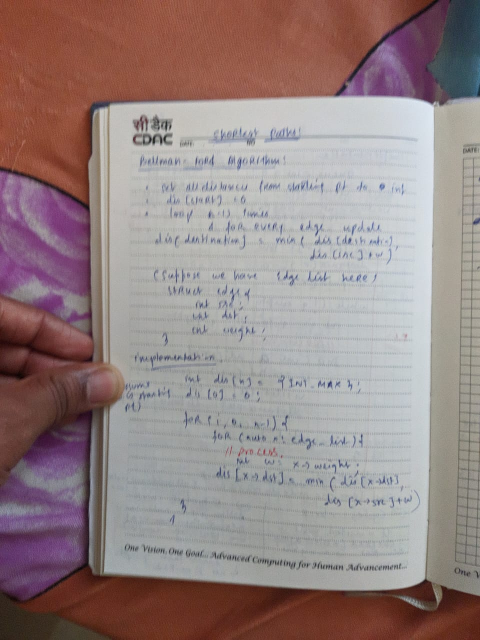
#> input picture scanner_app/test1.jpeg, 960 x 1280 px (shown at 1/2 size)
$ python scan.py
#> lines starting #> are read from the running program, lines starting #| are printed output that depends on the picture
### scanner_app/pyimagesearch/imutils.py
# Import the necessary packages
import numpy as np
import cv2

# [23 lines left out: functions translate, rotate, not called in this run]

def resize(image, width = None, height = None, inter = cv2.INTER_AREA):
	# initialize the dimensions of the image to be resized and
	# grab the image size
	dim = None
	(h, w) = image.shape[:2]

	# if both the width and height are None, then return the
	# original image
	if width is None and height is None:
		return image

	# check to see if the width is None
	if width is None:
		# calculate the ratio of the height and construct the
		# dimensions
		r = height / float(h)
		dim = (int(w * r), height)

	# otherwise, the height is None
	else:
		# calculate the ratio of the width and construct the
		# dimensions
		r = width / float(w)
		dim = (width, int(h * r))

	# resize the image
	resized = cv2.resize(image, dim, interpolation = inter)

	# return the resized image
	return resized

### scanner_app/scan.py
# USAGE:
# python scan.py (--images <IMG_DIR> | --image <IMG_PATH>) [-i]
# For example, to scan a single image with interactive mode:
# python scan.py --image sample_images/desk.JPG -i
# To scan all images in a directory automatically:
# python scan.py --images sample_images

# Scanned images will be output to directory named 'output'

from pyimagesearch import transform
from pyimagesearch import imutils
from scipy.spatial import distance as dist
from matplotlib.patches import Polygon
import numpy as np
import matplotlib.pyplot as plt
import itertools
import math
import cv2
from pylsd.lsd import lsd

import argparse
import os

MIN_QUAD_AREA_RATIO = 0.25
MAX_QUAD_ANGLE_RANGE = 40
# [45 lines left out: functions filter_corners, angle_between_vectors_degrees, get_angle, angle_range, not called in this run]

def get_corners( img):
    """
    Returns a list of corners ((x, y) tuples) found in the input image. With proper
    pre-processing and filtering, it should output at most 10 potential corners.
    This is a utility function used by get_contours. The input image is expected
    to be rescaled and Canny filtered prior to be passed in.
    """
    lines = lsd(img)

    # massages the output from LSD
    # LSD operates on edges. One "line" has 2 edges, and so we need to combine the edges back into lines
    # 1. separate out the lines into horizontal and vertical lines.
    # 2. Draw the horizontal lines back onto a canvas, but slightly thicker and longer.
    # 3. Run connected-components on the new canvas
    # 4. Get the bounding box for each component, and the bounding box is final line.
    # 5. The ends of each line is a corner
    # 6. Repeat for vertical lines
    # 7. Draw all the final lines onto another canvas. Where the lines overlap are also corners

    corners = []
    if lines is not None:
        # separate out the horizontal and vertical lines, and draw them back onto separate canvases
        lines = lines.squeeze().astype(np.int32).tolist()
        horizontal_lines_canvas = np.zeros(img.shape, dtype=np.uint8)
        vertical_lines_canvas = np.zeros(img.shape, dtype=np.uint8)
        for line in lines:
            x1, y1, x2, y2, _ = line
            if abs(x2 - x1) > abs(y2 - y1):
                (x1, y1), (x2, y2) = sorted(((x1, y1), (x2, y2)), key=lambda pt: pt[0])
                cv2.line(horizontal_lines_canvas, (max(x1 - 5, 0), y1), (min(x2 + 5, img.shape[1] - 1), y2), 255, 2)
            else:
                (x1, y1), (x2, y2) = sorted(((x1, y1), (x2, y2)), key=lambda pt: pt[1])
                cv2.line(vertical_lines_canvas, (x1, max(y1 - 5, 0)), (x2, min(y2 + 5, img.shape[0] - 1)), 255, 2)

        lines = []

        # find the horizontal lines (connected-components -> bounding boxes -> final lines)
        (contours, hierarchy) = cv2.findContours(horizontal_lines_canvas, cv2.RETR_EXTERNAL, cv2.CHAIN_APPROX_NONE)
        contours = sorted(contours, key=lambda c: cv2.arcLength(c, True), reverse=True)[:2]
        horizontal_lines_canvas = np.zeros(img.shape, dtype=np.uint8)
        for contour in contours:
            contour = contour.reshape((contour.shape[0], contour.shape[2]))
            min_x = np.amin(contour[:, 0], axis=0) + 2
            max_x = np.amax(contour[:, 0], axis=0) - 2
            left_y = int(np.average(contour[contour[:, 0] == min_x][:, 1]))
            right_y = int(np.average(contour[contour[:, 0] == max_x][:, 1]))
            lines.append((min_x, left_y, max_x, right_y))
            cv2.line(horizontal_lines_canvas, (min_x, left_y), (max_x, right_y), 1, 1)
            corners.append((min_x, left_y))
            corners.append((max_x, right_y))

        # find the vertical lines (connected-components -> bounding boxes -> final lines)
        (contours, hierarchy) = cv2.findContours(vertical_lines_canvas, cv2.RETR_EXTERNAL, cv2.CHAIN_APPROX_NONE)
        contours = sorted(contours, key=lambda c: cv2.arcLength(c, True), reverse=True)[:2]
        vertical_lines_canvas = np.zeros(img.shape, dtype=np.uint8)
        for contour in contours:
            contour = contour.reshape((contour.shape[0], contour.shape[2]))
            min_y = np.amin(contour[:, 1], axis=0) + 2
            max_y = np.amax(contour[:, 1], axis=0) - 2
            top_x = int(np.average(contour[contour[:, 1] == min_y][:, 0]))
            bottom_x = int(np.average(contour[contour[:, 1] == max_y][:, 0]))
            lines.append((top_x, min_y, bottom_x, max_y))
            cv2.line(vertical_lines_canvas, (top_x, min_y), (bottom_x, max_y), 1, 1)
            corners.append((top_x, min_y))
            corners.append((bottom_x, max_y))

        # find the corners
        corners_y, corners_x = np.where(horizontal_lines_canvas + vertical_lines_canvas == 2)
        corners += zip(corners_x, corners_y)

    # remove corners in close proximity
    corners = filter_corners(corners)
    return corners

# [5 lines left out: function is_valid_contour, not called in this run]


def get_contour( rescaled_image):
    """
    Returns a numpy array of shape (4, 2) containing the vertices of the four corners
    of the document in the image. It considers the corners returned from get_corners()
    and uses heuristics to choose the four corners that most likely represent
    the corners of the document. If no corners were found, or the four corners represent
    a quadrilateral that is too small or convex, it returns the original four corners.
    """

    # these constants are carefully chosen
    MORPH = 9
    CANNY = 84
    HOUGH = 25

    IM_HEIGHT, IM_WIDTH, _ = rescaled_image.shape

    # convert the image to grayscale and blur it slightly
    gray = cv2.cvtColor(rescaled_image, cv2.COLOR_BGR2GRAY)
    gray = cv2.GaussianBlur(gray, (7,7), 0)

    # dilate helps to remove potential holes between edge segments
    kernel = cv2.getStructuringElement(cv2.MORPH_RECT,(MORPH,MORPH))
    dilated = cv2.morphologyEx(gray, cv2.MORPH_CLOSE, kernel)

    # find edges and mark them in the output map using the Canny algorithm
    edged = cv2.Canny(dilated, 0, CANNY)
    test_corners = get_corners(edged)

    approx_contours = []

    if len(test_corners) >= 4:
        quads = []

        for quad in itertools.combinations(test_corners, 4):
            points = np.array(quad)
            points = transform.order_points(points)
            points = np.array([[p] for p in points], dtype = "int32")
            quads.append(points)

        # get top five quadrilaterals by area
        quads = sorted(quads, key=cv2.contourArea, reverse=True)[:5]
        # sort candidate quadrilaterals by their angle range, which helps remove outliers
        quads = sorted(quads, key=angle_range)

        approx = quads[0]
        if is_valid_contour(approx, IM_WIDTH, IM_HEIGHT):
            approx_contours.append(approx)

        # for debugging: uncomment the code below to draw the corners and countour found
        # by get_corners() and overlay it on the image

        # cv2.drawContours(rescaled_image, [approx], -1, (20, 20, 255), 2)
        # plt.scatter(*zip(*test_corners))
        # plt.imshow(rescaled_image)
        # plt.show()

    # also attempt to find contours directly from the edged image, which occasionally
    # produces better results
    (cnts, hierarchy) = cv2.findContours(edged.copy(), cv2.RETR_EXTERNAL, cv2.CHAIN_APPROX_SIMPLE)
    cnts = sorted(cnts, key=cv2.contourArea, reverse=True)[:5]

    # loop over the contours
    for c in cnts:
        # approximate the contour
        approx = cv2.approxPolyDP(c, 80, True)
        if is_valid_contour(approx, IM_WIDTH, IM_HEIGHT):
            approx_contours.append(approx)
            break

    # If we did not find any valid contours, just use the whole image
    if not approx_contours:
        TOP_RIGHT = (IM_WIDTH, 0)
        BOTTOM_RIGHT = (IM_WIDTH, IM_HEIGHT)
        BOTTOM_LEFT = (0, IM_HEIGHT)
        TOP_LEFT = (0, 0)
        screenCnt = np.array([[TOP_RIGHT], [BOTTOM_RIGHT], [BOTTOM_LEFT], [TOP_LEFT]])

    else:
        screenCnt = max(approx_contours, key=cv2.contourArea)

    return screenCnt.reshape(4, 2)

def scan( image_path):

    RESCALED_HEIGHT = 500.0
    # load the image and compute the ratio of the old height
    # to the new height, clone it, and resize it
    image = cv2.imread(image_path)

    if image is None:
        return None

    ratio = image.shape[0] / RESCALED_HEIGHT
    orig = image.copy()
    rescaled_image = imutils.resize(image, height = int(RESCALED_HEIGHT))

    # get the contour of the document
    screenCnt = get_contour(rescaled_image)

    # apply the perspective transformation
    warped = transform.four_point_transform(orig, screenCnt * ratio)

    # convert the warped image to grayscale
    gray = cv2.cvtColor(warped, cv2.COLOR_BGR2GRAY)

    # sharpen image
    sharpen = cv2.GaussianBlur(gray, (0,0), 3)
    sharpen = cv2.addWeighted(gray, 1.5, sharpen, -0.5, 0)

    # apply adaptive threshold to get black and white effect
    thresh = cv2.adaptiveThreshold(sharpen, 255, cv2.ADAPTIVE_THRESH_GAUSSIAN_C, cv2.THRESH_BINARY, 21, 15)

    # save the transformed image
    basename = os.path.basename(image_path)
    # [5 lines of commented-out code are left out]
    cv2.imwrite('out' + '/' + basename, warped)
    print("Proccessed " + basename)


    # enable return statement if u need to get the image in return
    # return thresh


if __name__ == "__main__":
    for i in range(1,9 ):
        scan("test"+str(i)+".jpeg")
#> in scan, image is the input picture: shape (1280, 960, 3); mean B, G, R 131.1, 131.8, 149
#> in resize, `resized = cv2.resize(image, dim, interpolation = inter)`:
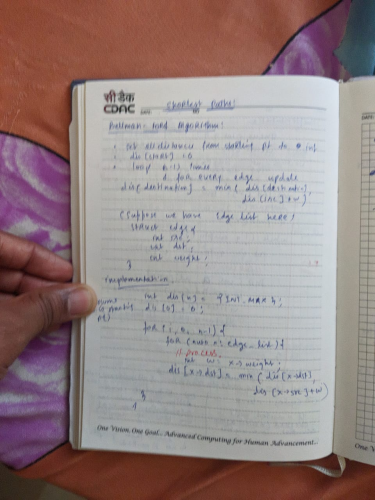
#> resized: shape (500, 375, 3); mean B, G, R 131.1, 131.8, 149
#> in get_contour, `gray = cv2.cvtColor(rescaled_image, cv2.COLOR_BGR2GRAY)`:
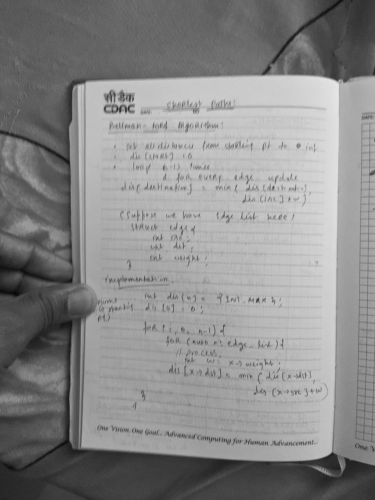
#> gray: shape (500, 375); min 9, max 230, mean 136.9
#> in get_contour, `dilated = cv2.morphologyEx(gray, cv2.MORPH_CLOSE, kernel)`:
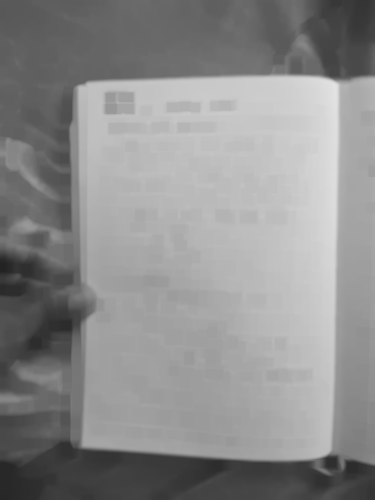
#> dilated: shape (500, 375); min 35, max 227, mean 140.3
#> in get_contour, `edged = cv2.Canny(dilated, 0, CANNY)`:
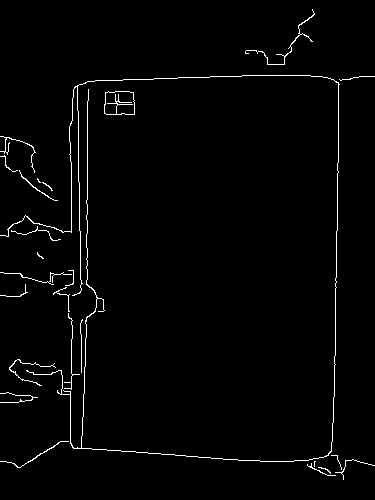
#> edged: shape (500, 375); 1.8% white in thin lines or dots
#> (the call stopped at in get_corners, `lines = lsd(img)`: pylsd is not available in this run)
        scan("test"+str(i)+".jpg")
#> (the call stopped at in get_corners, `lines = lsd(img)`: pylsd is not available in this run)
        scan("test"+str(i)+".JPG")
#> (the call stopped at in get_corners, `lines = lsd(img)`: pylsd is not available in this run)
#> pass 2 of the loop `for i in range(1,9 ):`:
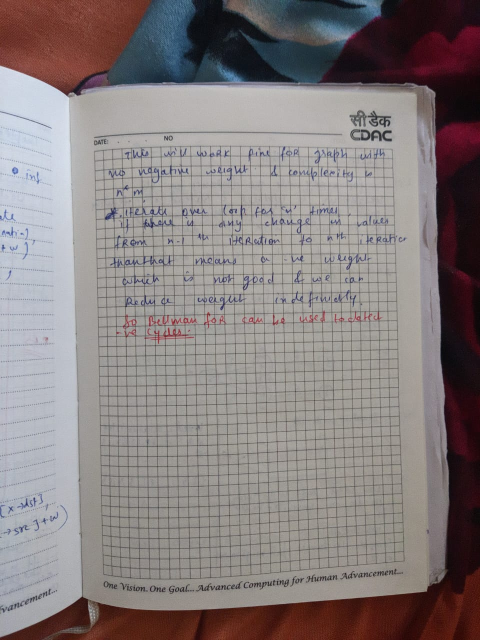
#> input picture scanner_app/test2.jpeg, 960 x 1280 px (shown at 1/2 size)
#> in scan, image is the input picture: shape (1280, 960, 3); mean B, G, R 126.5, 126.3, 134.4
#> in get_contour (call 4), `dilated = cv2.morphologyEx(gray, cv2.MORPH_CLOSE, kernel)`:
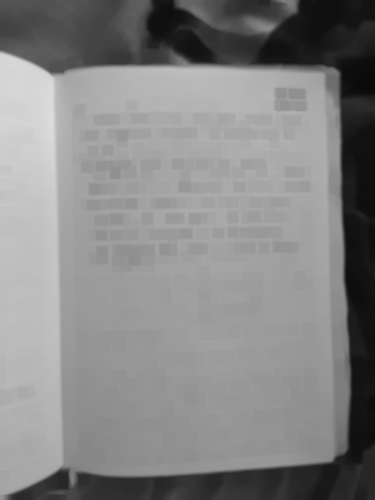
#> dilated: shape (500, 375); min 10, max 221, mean 132.8
#> in get_contour (call 4), `edged = cv2.Canny(dilated, 0, CANNY)`:
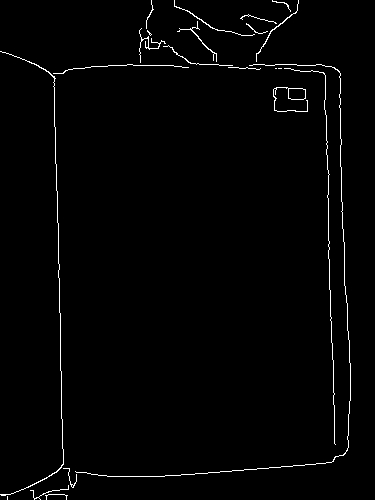
#> edged: shape (500, 375); 1.5% white in thin lines or dots
